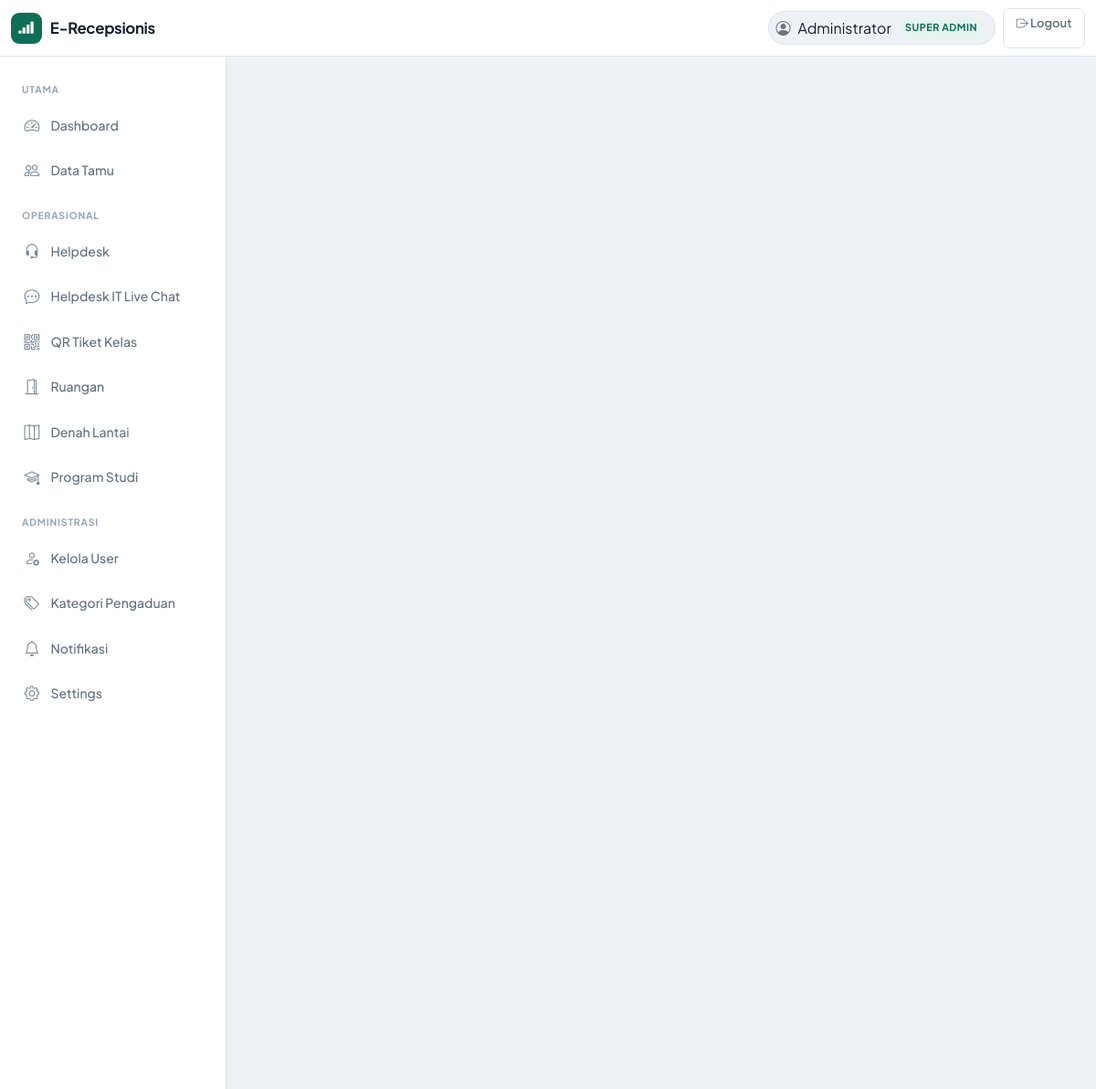
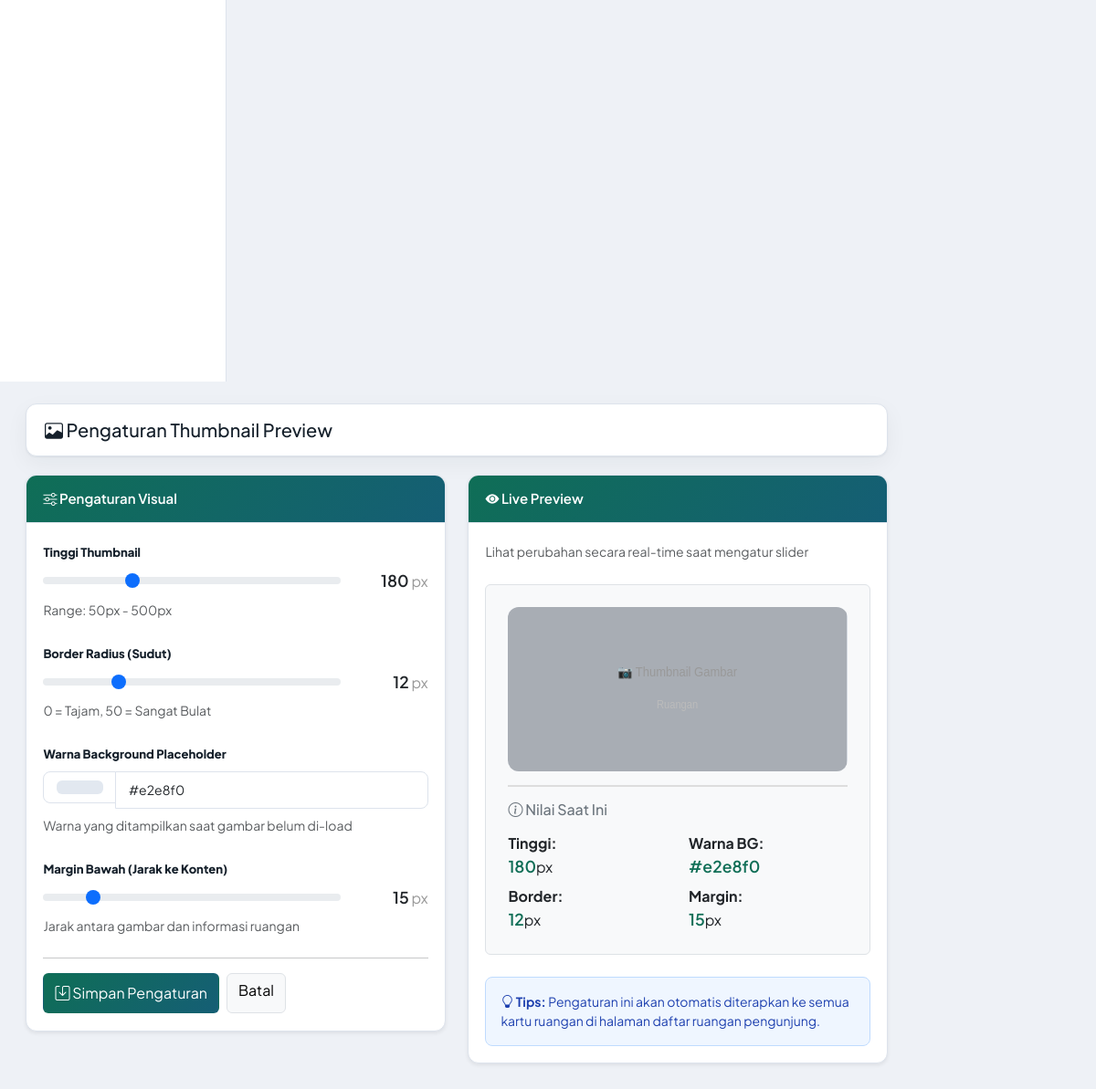
Page /admin/thumbnail_settings.php (signed in) on the committed database (2 pictures, top to bottom).
### tables this page shows
CREATE TABLE `settings` (
  `id` int NOT NULL AUTO_INCREMENT,
  `setting_key` varchar(100) NOT NULL,
  `setting_value` text,
  `updated_at` timestamp NULL DEFAULT CURRENT_TIMESTAMP ON UPDATE CURRENT_TIMESTAMP,
  `setting_type` varchar(50) DEFAULT 'string',
  `description` varchar(255) DEFAULT NULL,
  `created_at` timestamp NULL DEFAULT CURRENT_TIMESTAMP,
  PRIMARY KEY (`id`),
  UNIQUE KEY `setting_key` (`setting_key`)
);

### admin/thumbnail_settings.php (the view, shortened to what this page needs)
<?php
require_once 'auth.php';
function get_setting($key, $default) {
    global $koneksi;
    $res = $koneksi->query("SELECT setting_value FROM settings WHERE setting_key = '" . $koneksi->real_escape_string($key) . "' LIMIT 1");
    if ($res && $res->num_rows > 0) {
        $row = $res->fetch_assoc();
        return $row['setting_value'];
    }
    return $default;
}
$thumbnail_height = get_setting('thumbnail_height', '180');
$thumbnail_border_radius = get_setting('thumbnail_border_radius', '12');
$thumbnail_bg_color = get_setting('thumbnail_bg_color', '#e2e8f0');
$thumbnail_margin_bottom = get_setting('thumbnail_margin_bottom', '15');
?>
<!DOCTYPE html>
<html lang="id">
<head>
    <link href="https://cdn.jsdelivr.net/npm/bootstrap@5.3.2/dist/css/bootstrap.min.css" rel="stylesheet">
    <link href="https://cdn.jsdelivr.net/npm/bootstrap-icons@1.11.1/font/bootstrap-icons.css" rel="stylesheet">
    <link href="../assets/css/style.css" rel="stylesheet">
    <?php include 'include_staff_call_head.php'; ?>
</head>
<body>
    <?php include 'navbar.php'; ?>
    <div class="container-fluid">
        <div class="row">
            <?php include 'sidebar.php'; ?>
            <div class="col-md-10 content-area">
                <div class="d-flex justify-content-between align-items-center mb-4">
                    <h2><i class="bi bi-image"></i> Pengaturan Thumbnail Preview</h2>
                </div>
                <div class="row">
                    <div class="col-lg-6">
                        <div class="card shadow-sm mb-4">
                            <div class="card-header" style="background: linear-gradient(135deg, var(--primary), var(--secondary)); color: white;">
                                <i class="bi bi-sliders"></i> Pengaturan Visual
                            </div>
                            <div class="card-body">
                                <form method="POST">
                                    <div class="mb-4">
                                        <label class="form-label"><strong>Tinggi Thumbnail</strong></label>
                                        <div class="d-flex gap-3 align-items-center">
                                            <input type="range" class="form-range flex-grow-1" name="thumbnail_height" id="heightRange"
                                                   min="50" max="500" step="10" value="<?= htmlspecialchars($thumbnail_height) ?>"
                                                   onchange="updatePreview()">
                                            <div style="min-width: 80px; text-align: right;">
                                                <span id="heightValue" style="font-weight: 600; font-size: 1.1rem;"><?= htmlspecialchars($thumbnail_height) ?></span>
                                                <span style="color: #999;">px</span>
                                            </div>
                                        </div>
                                        <small class="text-muted d-block mt-2">Range: 50px - 500px</small>
                                    </div>
                                    <div class="mb-4">
                                        <label class="form-label"><strong>Border Radius (Sudut)</strong></label>
                                        <div class="d-flex gap-3 align-items-center">
                                            <input type="range" class="form-range flex-grow-1" name="thumbnail_border_radius" id="radiusRange"
                                                   min="0" max="50" step="2" value="<?= htmlspecialchars($thumbnail_border_radius) ?>"
                                                   onchange="updatePreview()">
                                            <div style="min-width: 80px; text-align: right;">
                                                <span id="radiusValue" style="font-weight: 600; font-size: 1.1rem;"><?= htmlspecialchars($thumbnail_border_radius) ?></span>
                                                <span style="color: #999;">px</span>
                                            </div>
                                        </div>
                                        <small class="text-muted d-block mt-2">0 = Tajam, 50 = Sangat Bulat</small>
                                    </div>
                                    <div class="mb-4">
                                        <label class="form-label"><strong>Warna Background Placeholder</strong></label>
                                        <div class="input-group">
                                            <input type="color" class="form-control form-control-color" name="thumbnail_bg_color" id="bgColorInput"
                                                   value="<?= htmlspecialchars($thumbnail_bg_color) ?>"
                                                   onchange="updatePreview()" style="max-width: 80px;">
                                            <input type="text" class="form-control" id="bgColorText"
                                                   value="<?= htmlspecialchars($thumbnail_bg_color) ?>" readonly>
                                        </div>
                                        <small class="text-muted d-block mt-2">Warna yang ditampilkan saat gambar belum di-load</small>
                                    </div>
                                    <div class="mb-4">
                                        <label class="form-label"><strong>Margin Bawah (Jarak ke Konten)</strong></label>
                                        <div class="d-flex gap-3 align-items-center">
                                            <input type="range" class="form-range flex-grow-1" name="thumbnail_margin_bottom" id="marginRange"
                                                   min="0" max="100" step="5" value="<?= htmlspecialchars($thumbnail_margin_bottom) ?>"
                                                   onchange="updatePreview()">
                                            <div style="min-width: 80px; text-align: right;">
                                                <span id="marginValue" style="font-weight: 600; font-size: 1.1rem;"><?= htmlspecialchars($thumbnail_margin_bottom) ?></span>
                                                <span style="color: #999;">px</span>
                                            </div>
                                        </div>
                                        <small class="text-muted d-block mt-2">Jarak antara gambar dan informasi ruangan</small>
                                    </div>
                                    <hr>
                                    <div class="d-flex gap-2">
                                        <button type="submit" class="btn" style="background: linear-gradient(135deg, var(--primary), var(--secondary)); color: white;">
                                            <i class="bi bi-save"></i> Simpan Pengaturan
                                        </button>
                                        <a href="rooms.php" class="btn btn-light border">Batal</a>
                                    </div>
                                </form>
                            </div>
                        </div>
                    </div>
                    <div class="col-lg-6">
                        <div class="card shadow-sm">
                            <div class="card-header" style="background: linear-gradient(135deg, var(--primary), var(--secondary)); color: white;">
                                <i class="bi bi-eye-fill"></i> Live Preview
                            </div>
                            <div class="card-body">
                                <p class="text-muted mb-4"><small>Lihat perubahan secara real-time saat mengatur slider</small></p>
                                <div class="p-4 border rounded" style="background: #f8f9fa;">
                                    <div id="previewBox" style="width: 100%; height: 180px; border-radius: 12px; overflow: hidden; background: #e2e8f0; margin-bottom: 15px;">
                                        <svg xmlns='http://www.w3.org/2000/svg' width='100%' height='100%' viewBox='0 0 400 180' preserveAspectRatio='none' style="display: block;">
                                            <text x='50%' y='40%' font-family='Arial' font-size='14' fill='#999' text-anchor='middle' dominant-baseline='middle'>📷 Thumbnail Gambar</text>
                                        </svg>
                                    </div>
                                    <div style="border-top: 2px solid #ddd; padding-top: 15px;">
                                        <h6 class="text-secondary mb-3"><i class="bi bi-info-circle"></i> Nilai Saat Ini</h6>
                                        <div class="row">
                                            <div class="col-6">
                                                <p class="mb-2">
                                                    <strong>Tinggi:</strong><br>
                                                    <span id="infoHeight" style="font-size: 1.1rem; color: var(--primary); font-weight: 600;">180</span>px
                                                </p>
                                                <p class="mb-0">
                                                    <strong>Border:</strong><br>
                                                    <span id="infoBorderRadius" style="font-size: 1.1rem; color: var(--primary); font-weight: 600;">12</span>px
                                                </p>
                                            </div>
                                            <div class="col-6">
                                                <p class="mb-2">
                                                    <strong>Warna BG:</strong><br>
                                                    <span id="infoBgColor" style="font-size: 1.1rem; color: var(--primary); font-weight: 600;">#e2e8f0</span>
                                                </p>
                                                <p class="mb-0">
                                                    <strong>Margin:</strong><br>
                                                    <span id="infoMargin" style="font-size: 1.1rem; color: var(--primary); font-weight: 600;">15</span>px
                                                </p>
                                            </div>
                                        </div>
                                    </div>
                                </div>
                                <div class="alert alert-info mt-4 mb-0">
                                    <i class="bi bi-lightbulb"></i> <strong>Tips:</strong> Pengaturan ini akan otomatis diterapkan ke semua kartu ruangan di halaman daftar ruangan pengunjung.
                                </div>
                            </div>
                        </div>
                    </div>
                </div>
            </div>
        </div>
    </div>
</body>
</html>

### assets/css/style.css (style rules this page uses)
:root { --primary: #2563eb; --secondary: #0369a1; --success: #10b981; --danger: #ef4444; --warning: #f59e0b; --info: #3b82f6; --dark: #1e293b; --light: #f8fafc; }
body { font-family: 'Segoe UI', Tahoma, Geneva, Verdana, sans-serif; background: #f1f5f9; }
.content-area { padding: 20px; }
@media (min-width: 992px) { .content-area { height: calc(100vh - 56px); overflow-y: auto; } }
.card { border: none; border-radius: 12px; box-shadow: 0 2px 10px rgba(0,0,0,0.05); margin-bottom: 20px; }
.card-header { background: linear-gradient(135deg, var(--primary), var(--secondary)); color: white; border-radius: 12px 12px 0 0 !important; font-weight: 600; padding: 15px 20px; }
.form-control, .form-select { border-radius: 8px; border: 2px solid #e2e8f0; padding: 10px 15px; }
.alert { border-radius: 8px; border: none; }
:root { --visitor-bg: #f2f4f8; --visitor-surface: #ffffff; --visitor-surface-soft: #f8fafc; --visitor-text: #0f172a; --visitor-text-muted: #475569; --visitor-border: #e2e8f0; --visitor-primary: #0b3b8c; --visitor-accent: #1e56b3; --visitor-primary-soft: #e8efff; --visitor-shadow: 0 12px 36px rgba(15, 23, 42, 0.10); --visitor-shadow-soft: 0 6px 18px rgba(15, 23, 42, 0.08); --visitor-radius-lg: 20px; --visitor-radius-md: 14px; --visitor-radius-sm: 10px; }
body { color: var(--visitor-text); }

### assets/css/admin-theme.css (style rules this page uses)
body:has(.sidebar) { --primary: #0f6e56; --secondary: #155e75; --success: #059669; --danger: #dc2626; --warning: #d97706; --info: #0284c7; --adm-bg: #eef1f6; --adm-surface: #ffffff; --adm-border: #dde3ec; --adm-border-strong: #c8d2df; --adm-text: #15202b; --adm-muted: #5f6f82; --adm-accent: #0f6e56; --adm-accent-soft: #e6f4ef; --adm-accent-muted: #b8ddd0; --adm-nav-h: 62px; --adm-sidebar-w: 248px; --adm-radius: 12px; --adm-radius-sm: 8px; --adm-shadow: 0 1px 2px rgba(21, 32, 43, 0.06), 0 8px 24px rgba(21, 32, 43, 0.05); --adm-font: 'Plus Jakarta Sans', 'Segoe UI', system-ui, sans-serif; font-family: var(--adm-font); background: var(--adm-bg); color: var(--adm-text); -webkit-font-smoothing: antialiased; }
body:has(.sidebar) .content-area { padding: 1.5rem 1.75rem 2rem; height: calc(100vh - var(--adm-nav-h)); overflow-y: auto; background: transparent; }
body:has(.sidebar) .card { border: 1px solid var(--adm-border); border-radius: var(--adm-radius); box-shadow: var(--adm-shadow); margin-bottom: 1.25rem; overflow: hidden; }
body:has(.sidebar) .card-header { background: #f8fafc; color: var(--adm-text); border-bottom: 1px solid var(--adm-border); font-weight: 600; font-size: 0.9375rem; padding: 0.9rem 1.15rem; border-radius: 0 !important; }
body:has(.sidebar) .card-body { padding: 1.15rem; }
body:has(.sidebar) .form-control, body:has(.sidebar) .form-select { border: 1px solid var(--adm-border); border-radius: var(--adm-radius-sm); padding: 0.55rem 0.85rem; font-size: 0.875rem; background: var(--adm-surface); }
body:has(.sidebar) .form-label { font-weight: 600; font-size: 0.8125rem; color: var(--adm-text); }
body:has(.sidebar) .alert { border-radius: var(--adm-radius-sm); border: 1px solid transparent; font-size: 0.875rem; }
body:has(.sidebar) .alert-info { background: #eff6ff; color: #1e40af; border-color: #bfdbfe; }
body:has(.sidebar) .content-area > .d-flex.justify-content-between.align-items-center.mb-4 { background: var(--adm-surface); border: 1px solid var(--adm-border); border-radius: var(--adm-radius); padding: 1rem 1.25rem; box-shadow: var(--adm-shadow); margin-bottom: 1.25rem !important; }
body:has(.sidebar) .content-area > .d-flex.justify-content-between.align-items-center.mb-4 h2 { margin-bottom: 0 !important; font-size: 1.25rem; }
body:has(.sidebar) .btn, body:has(.sidebar) .sidebar .nav-link, body:has(.sidebar) .btn-admin-menu { min-height: 44px; }

### admin/thumbnail_settings.php (style rules this page uses)
:root { --primary: #2563eb; --secondary: #0369a1; }

### rows in the picture
settings: thumbnail_height "180", setting_value "180"
settings: thumbnail_border_radius "12", setting_value "12"
settings: thumbnail_bg_color "#e2e8f0", setting_value "#e2e8f0"
settings: thumbnail_margin_bottom "15", setting_value "15"

### other values in the picture
$_SESSION['nama_lengkap'] "Administrator"
